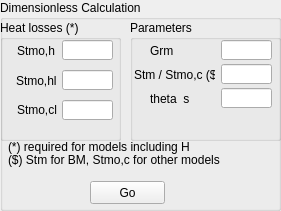
   <widget class="QGroupBox" name="groupBox_9">
    <property name="geometry">
     <rect>
      <x>940</x>
      <y>10</y>
      <width>281</width>
      <height>211</height>
     </rect>
    </property>
    <property name="title">
     <string>Dimensionless Calculation</string>
    </property>
    <widget class="QGroupBox" name="groupBox_14">
     <property name="geometry">
      <rect>
       <x>0</x>
       <y>20</y>
       <width>121</width>
       <height>121</height>
      </rect>
     </property>
     <property name="title">
      <string>Heat losses (*)</string>
     </property>
     <widget class="QLineEdit" name="LE_Stmoh">
      <property name="geometry">
       <rect>
        <x>62</x>
        <y>20</y>
        <width>51</width>
        <height>20</height>
       </rect>
      </property>
     </widget>
     <widget class="QLineEdit" name="LE_Stmohl">
      <property name="geometry">
       <rect>
        <x>62</x>
        <y>50</y>
        <width>51</width>
        <height>20</height>
       </rect>
      </property>
     </widget>
     <widget class="QLineEdit" name="LE_Stmocl">
      <property name="geometry">
       <rect>
        <x>62</x>
        <y>80</y>
        <width>51</width>
        <height>20</height>
       </rect>
      </property>
     </widget>
     <widget class="QLabel" name="label_56">
      <property name="geometry">
       <rect>
        <x>17</x>
        <y>24</y>
        <width>47</width>
        <height>13</height>
       </rect>
      </property>
      <property name="text">
       <string>Stmo,h</string>
      </property>
     </widget>
     <widget class="QLabel" name="label_57">
      <property name="geometry">
       <rect>
        <x>16</x>
        <y>54</y>
        <width>47</width>
        <height>13</height>
       </rect>
      </property>
      <property name="text">
       <string>Stmo,hl</string>
      </property>
     </widget>
     <widget class="QLabel" name="label_58">
      <property name="geometry">
       <rect>
        <x>17</x>
        <y>83</y>
        <width>47</width>
        <height>13</height>
       </rect>
      </property>
      <property name="text">
       <string>Stmo,cl</string>
      </property>
     </widget>
    </widget>
    <widget class="QLabel" name="label_59">
     <property name="geometry">
      <rect>
       <x>8</x>
       <y>139</y>
       <width>181</width>
       <height>16</height>
      </rect>
     </property>
     <property name="text">
      <string>(*) required for models including HL</string>
     </property>
    </widget>
    <widget class="QGroupBox" name="groupBox_15">
     <property name="geometry">
      <rect>
       <x>130</x>
       <y>20</y>
       <width>151</width>
       <height>121</height>
      </rect>
     </property>
     <property name="title">
      <string>Parameters</string>
     </property>
     <widget class="QLineEdit" name="LE_Grm">
      <property name="geometry">
       <rect>
        <x>91</x>
        <y>20</y>
        <width>51</width>
        <height>20</height>
       </rect>
      </property>
     </widget>
     <widget class="QLineEdit" name="LE_Stmoc">
      <property name="geometry">
       <rect>
        <x>91</x>
        <y>44</y>
        <width>51</width>
        <height>20</height>
       </rect>
      </property>
     </widget>
     <widget class="QLineEdit" name="LE_thetas">
      <property name="geometry">
       <rect>
        <x>91</x>
        <y>68</y>
        <width>51</width>
        <height>20</height>
       </rect>
      </property>
     </widget>
     <widget class="QLabel" name="label_60">
      <property name="geometry">
       <rect>
        <x>20</x>
        <y>24</y>
        <width>47</width>
        <height>13</height>
       </rect>
      </property>
      <property name="text">
       <string>Grm</string>
      </property>
     </widget>
     <widget class="QLabel" name="label_61">
      <property name="geometry">
       <rect>
        <x>4</x>
        <y>47</y>
        <width>81</width>
        <height>16</height>
       </rect>
      </property>
      <property name="text">
       <string>Stm / Stmo,c ($)</string>
      </property>
     </widget>
     <widget class="QLabel" name="label_62">
      <property name="geometry">
       <rect>
        <x>20</x>
        <y>72</y>
        <width>47</width>
        <height>13</height>
       </rect>
      </property>
      <property name="text">
       <string>theta_s</string>
      </property>
     </widget>
    </widget>
    <widget class="QPushButton" name="PB_ND">
     <property name="geometry">
      <rect>
       <x>90</x>
       <y>181</y>
       <width>75</width>
       <height>23</height>
      </rect>
     </property>
     <property name="text">
      <string>Go</string>
     </property>
    </widget>
    <widget class="QLabel" name="label_63">
     <property name="geometry">
      <rect>
       <x>8</x>
       <y>152</y>
       <width>241</width>
       <height>16</height>
      </rect>
     </property>
     <property name="text">
      <string>($) Stm for BM, Stmo,c for other models </string>
     </property>
    </widget>
   </widget>
